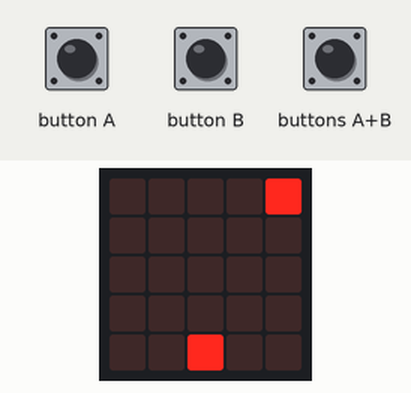
This program was run on a simulated BBC micro:bit (MakeCode). Parts: the board's 5×5 LED display. Inputs (shaded band) come from the test bench. Random numbers come from a fixed seed; the run ends where the board's game-over animation would start. At 4.9 s the program stops and its outputs stay as they are.

Above: at 1.2 s.
1.3 s: button A pressed for 0.15 s
At 1.3 s:
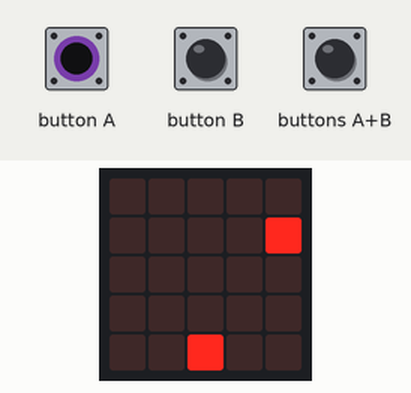
At 1.7 s:
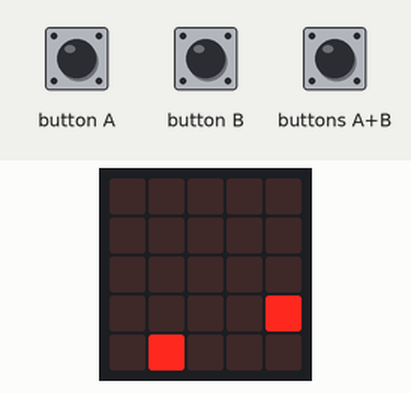
2.0 s: button B pressed for 0.15 s
At 4.8 s:
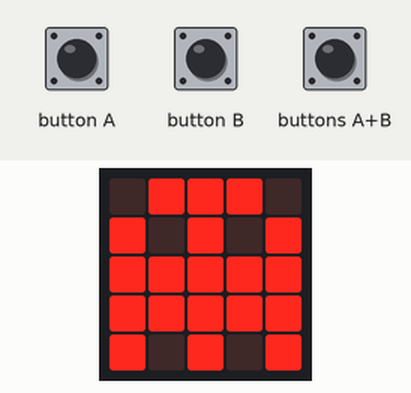
Timing chart, 0 to 6.3 s (numbered marks = the images above; inputs shaded):
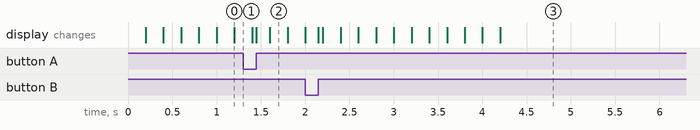

The program:

main.ts
```typescript
input.onButtonPressed(Button.A, function on_button_pressed_a() {

    if (Game) {
        if (X != 0) {
            led.toggle(X, 4)
            X += -1
            led.toggle(X, 4)
        }

    }

})
input.onButtonPressed(Button.AB, function on_button_pressed_ab() {

    if (Game) {

    } else {
        basic.clearScreen()
        Game = 1
        led.toggle(2, 4)
        X = 2
        invX = randint(0, 4)
        led.toggle(invX, 0)
        invY = 0
    }

})
input.onButtonPressed(Button.B, function on_button_pressed_b() {

    if (Game) {
        if (X != 4) {
            led.toggle(X, 4)
            X += 1
            led.toggle(X, 4)
        }

    }

})
function Inv() {

    invX = randint(0, 4)
    led.toggle(invX, 0)
    invY = 0
}

let Scor = 0
let invY = 0
let invX = 0
let X = 0
let Game = 0
Game = 1
led.toggle(2, 4)
X = 2
Inv()
basic.forever(function on_forever() {

    if (invY == 4 && invX == X) {
        Game = 0
        basic.clearScreen()
        basic.showIcon(IconNames.Ghost)
        basic.pause(100)
        game.gameOver()
    }

})
loops.everyInterval(200, function on_every_interval() {

    if (Game) {
        if (invY != 5) {
            led.toggle(invX, invY)
            invY += 1
            if (invY == 0) {
                led.toggle(invX, invY - 1)
            }

            led.toggle(invX, invY)
        } else {
            if (invY == 5) {
                led.toggle(invX, invY)
                Scor += 1
                game.setScore(Scor)
            }

            invY = 0
            invX = randint(0, 4)
            led.toggle(invX, invY)
        }

    }

})
```

test.ts
```typescript
// les tests vont ici ; cela ne sera pas compilé si ce paquet est utilisé en tant qu'extension.
```
